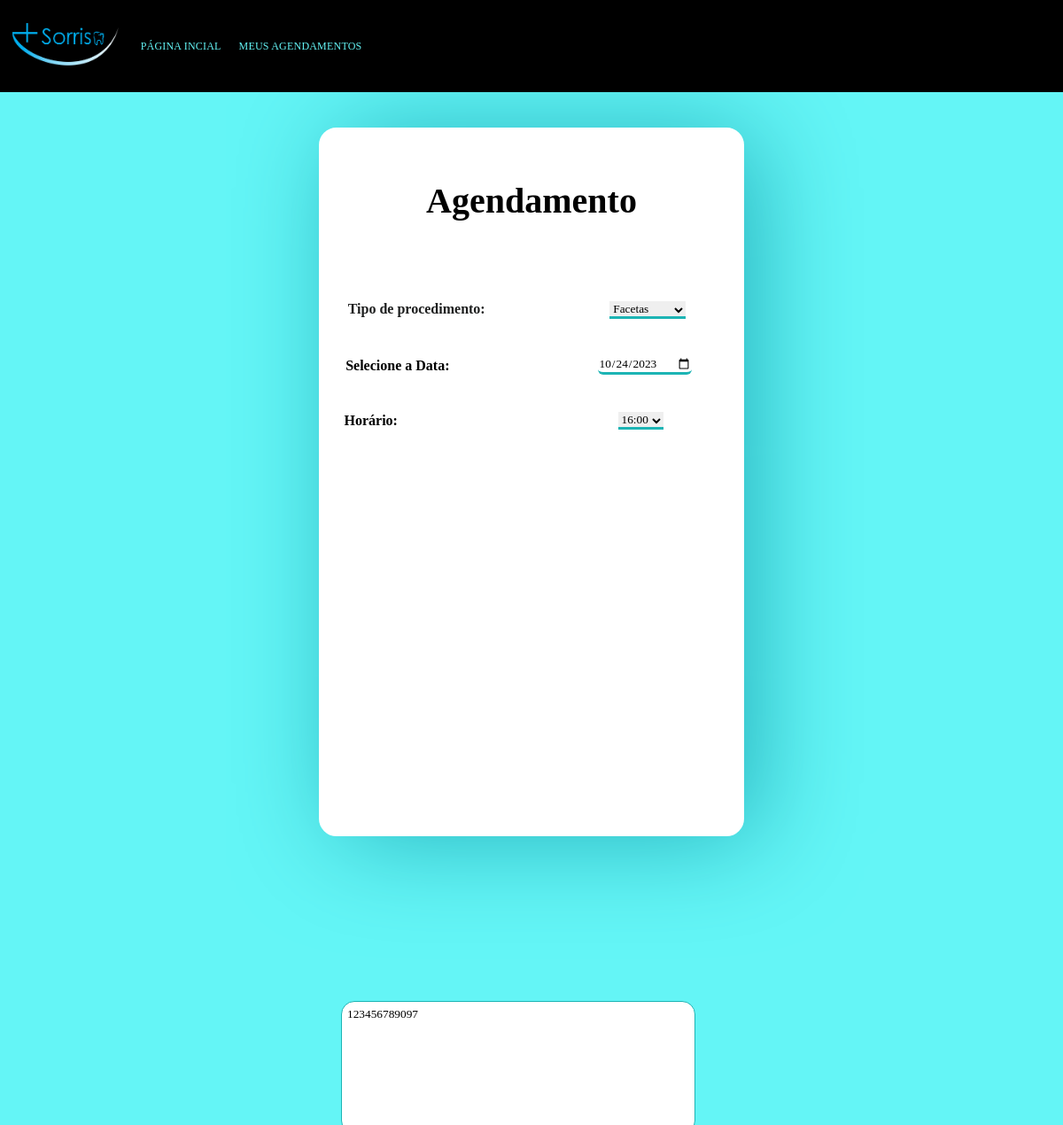
/portal/agendamento/edit.php?id=33, run on the app's committed database.
### tables this page shows
CREATE TABLE `agendamento` (
  `id_agendamento` int(11) NOT NULL,
  `id_paciente` int(11) NOT NULL,
  `hora` time NOT NULL,
  `data` date NOT NULL,
  `procedimento` varchar(45) NOT NULL,
  `observacao` varchar(254) DEFAULT NULL
);

### portal/agendamento/edit.php (the view, shortened to what this page needs)
<?php
if(!empty($_GET['id'])) {
    include_once('../conexao.php');
        $id = $_GET['id'];
        $sqlSelect = "SELECT * FROM agendamento WHERE id_agendamento=$id";
        $result = $mysqli->query($sqlSelect);
        if($result->num_rows > 0){
            while($user_data = mysqli_fetch_assoc($result)){
            $procedimento = $user_data['procedimento'];
            $data = $user_data['data'];
            $hora = $user_data['hora'];
            $observacao = $user_data['observacao'];
            }
        } else {
            header('Location: ../index.php');
        }
}
?>
<!DOCTYPE html>
<html lang="pt-br">
<head>
	<link rel="stylesheet" type="text/css" href="../css/agendamento.css">
</head>
<body>
<header>
        <nav class="nav-bar">
            <a href="../index.php"><img src="../img/sorriso.png"></a>
            <ul class="lista-de-itens">
                <li><a href="../index.php">Página Incial</a></li>
                <li><a href="meusagendamentos.php">Meus Agendamentos</a></li>
        </nav>
</header>
    <div id="conteudo-principal">
        <div class="container">
            <div class="titulo">
                <h2>Agendamento</h2>
                </div>
        <form class="formulario" method="post" action="saveedit.php">
            <div class="dados-de-agendamento">
                <label class="usuario">Tipo de procedimento:</label>
                <select class="opções-de-procedimentos" id="procedimento" name="procedimento">
                    <option value="Facetas"<?php if ($procedimento == 'Facetas') echo 'selected'; ?>>Facetas</option>
                </select>
                </div>
                <div class="data">
                    <label class="se-data" required="required">Selecione a Data:</label>
                    <input class="inpdata" type="date" id="data" name="data" value= "<?php echo $data?>">
                </div>
                <div class="hora">
                    <label class="usuario">Horário:</label>
                    <select id="hora" name="hora">
                        <option value="16:00"<?php if ($hora == '16:00:00') echo 'selected'; ?>>16:00</option>
                </div>
        <div class="text-area-buttons">
            <textarea placeholder="Observação..." id="observacao" name="observacao"><?php echo $observacao; ?></textarea>
            </div>
        </form>
    </div>
</body>

### portal/css/agendamento.css (style rules this page uses)
* { margin: 0; padding: 0; font-family: Tahoma; box-sizing: border-box; }
body { height: 100vh; width: 100vw; background-color: #64f5f6; }
html { display: flex; height: 125vh; max-width: 100vw; }
header { position: fixed; display: flex; height: 13vh; width: 100vw; background-color: black; }
.nav-bar { width: 35vw; text-transform: uppercase; height: 100%; display: flex; justify-content: space-around; align-items: center; font-size: 9pt; letter-spacing: 0.2px; }
.lista-de-itens { display: flex; gap: 20px; list-style: none; }
.lista-de-itens a { position: relative; color: #64f5f6; text-decoration: none; font-style: none; }
.lista-de-itens a:before { content:''; position: absolute; bottom: -3px; width: 0px; height: 1px; left: 0px; background-color: white; transition: 0.9s; }
img { margin: 2px; width: 120px; }
.formulario { justify-content: center; align-items: center; font-weight: bold; }
.titulo { margin-top: 7vh; color: #000000; display: flex; justify-content: center; font-size: 20pt; }
#conteudo-principal { display: flex; justify-content: center; align-items: center; }
.container { margin-top: 18vh; border-radius: 20px; height: 100vh; min-width: 40vw; background-color: rgb(255, 255, 255); border: rgb(255, 255, 255) 3px solid; -webkit-box-shadow: 18px 4px 118px -6px rgba(35,176,186,1); -moz-box-shadow: 18px 4px 118px -6px rgba(35,176,186,1); box-shadow: 18px 4px 118px -6px rgba(35,176,186,1); }
.dados-de-agendamento { padding: 20px; color: #1e1f1f; display: flex; margin-top: 70px; justify-content: center; gap: 13.8vw; }
.usuario { margin-left: -33px; }
.data { margin-left: -29px; padding: 22px; justify-content: center; gap: 14vw; align-items: center; display: flex; }
.se-data { color: #000000; }
.hora { margin-left: -30px; padding: 20px; justify-content: center; gap: 22.8vw; align-items: center; display: flex; }
select { margin-left: -25px; outline: none; border: none; border-bottom: rgb(28, 180, 180) 3px solid; }
input { outline: none; cursor:pointer; border: none; border-radius: 6px; border-bottom: rgb(28, 180, 180) 3px solid; display: flex; background-color: rgb(255, 255, 255); }
.text-area-buttons { display: flex; justify-content: center; align-items: center; position: absolute; bottom: 3px; top: 90%; }
.text-area-buttons textarea { border-radius: 15px; padding: 6px; height: 150px; width: 400px; outline: none; resize: none; color: black tahoma solid 2pt; border-color: rgb(28, 180, 180); }

### data on the page
agendamento: procedimento "Facetas", data "10/24/2023", hora "16:00", observacao "123456789097"
